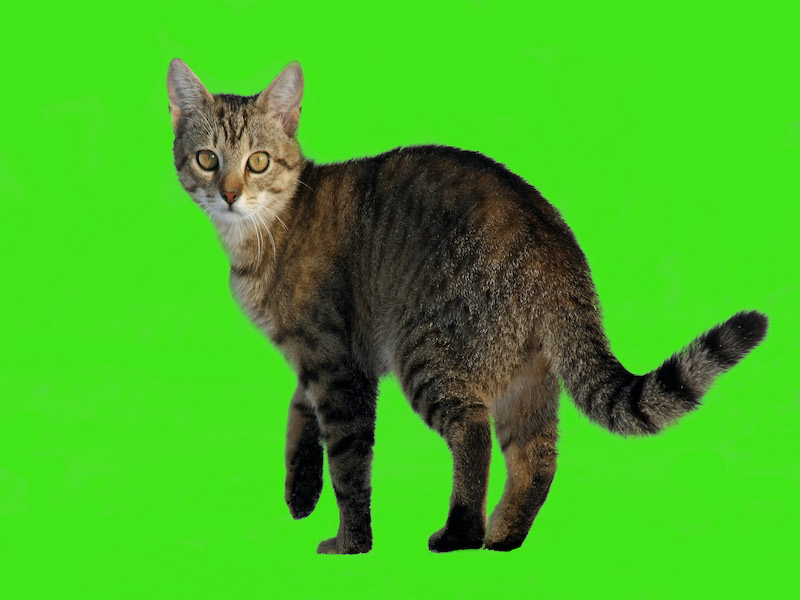
#> input picture Week 8/cse110_images/cat.jpg, 800 x 600 px
$ python w8_images.py
#> lines starting #> are read from the running program, lines starting #| are printed output that depends on the picture; pictures that were not available may be replaced by others from this repository, and a replacement may not be noted
"""
File:       images.py
Author:     Sergio Gomez
Project:    07 & 08 Prove: Assignment Milestone
Purpose:    This program takes a selected image with a green background
            and inserts it over another selected image
"""
# Import the library we will need
from PIL import Image

# Set colors styles for text
yellow = chr(27)+'[1;33m'
white = chr(27)+'[0;37m'
green = chr(27)+'[0;32m'
red = chr(27)+'[0;31m'
bold = chr(27)+'[1;37m'
normal = chr(27)+'[0;37m'

# Define a list for the first menu items (images with green background)
green_image_menu = ['Boat', 'Cactus', 'Cat', 'Small Cat', 'Harvester', 'Hiker', 'Penguin', 'Space Shuttle']

# Define a list with the names of the files as they appear in the directory. The order is the same as the list of items in the first menu
green_image_jpg = ['boat.jpg', 'cactus.jpg', 'cat.jpg', 'cat_small.jpg', 'harvester.jpg', 'hiker.jpg', 'penguin.jpg', 'spaceshuttle.jpg']

# Define a list for the second menu items (background images)
backg_image_menu = ['Beach', 'Desert', 'Earth', 'Field', 'Forest', 'Snowscape', 'Sunset']

# Define a list with the names of the files as they appear in the directory. The order is the same as the list of items in the second menu
backg_image_jpg = ['beach.jpg', 'desert.jpg', 'earth.jpg', 'field.jpg', 'forest.jpg', 'snowscape.jpg', 'sunset.jpg']

# Define a list with the options of the menu program
task_options = ['Merge both images', 'Insert the first image over the second by selecting the place', 'Play with colors']

# Define a list with the options of corners
corner_options = ['Top-Left', 'Top-Right', 'Bottom-Left', 'Bottom-Right']

# Define a list of possible colors for the combined image
colors_options = ['Grey', 'More Red', 'More Green', 'More Blue', 'More Yellow']

# ----------------------------------------------------------------------------- intro()
# Displays the welcome screen and instructions.
# Uses bold, normal, yellow and white variables to decorate the text.
def intro():
    print()
    print('        |   ' + bold + 'Instructions' + normal)
    print(yellow + ' Play   ' + white + '|   Select an image with a green background from the menu. Then select')
    print(yellow + ' with   ' + white + '|   a background image where you want to insert the first image.')
    print(yellow + 'Images  ' + white + '|   Finally select the operation.')
    print('        |   Have fun!')

# ----------------------------------------------------------------------------- show_menu_items()
# Displays the items for the first menu that contains the background images.
# Uses green, white, yellow and red variables to decorate the text.
# Receives a string for the title and a list for the items of the menu
def show_menu_items(title, menu_items):
#> called with title = 'Images with Green Background'
    print()
    print(green + title + white)
    for i in range(len(menu_items)):
        print(yellow + f'{i + 1}' + white + '. ' + menu_items[i])
    print()

# ----------------------------------------------------------------------------- select_menu_item()
# Allows the user to select a menu item. Verify that what is entered is correct.
# It receives a list of the menu items and returns the response in the user_choise variable.
def select_menu_item(menu_items):
    correct = False
    while not correct:
        user_choise = int(input('Please, enter your choise '))
        if user_choise < 1 or user_choise > len(menu_items):
            print(red + '> Select an option between 1 and ' + str(len(menu_items)) + white)
        else:
            correct = True
#> this loop made 1 pass; the answer given on pass 1: 3
    return(user_choise)

# ----------------------------------------------------------------------------- start()
# This is the main function of the program
def start():
    # Show the first menu to select the image with green background
    title = 'Images with Green Background'
    show_menu_items(title, green_image_menu)
    user_image = select_menu_item(green_image_menu)

    # Show the second menu to select the backgroubd image
    title = 'Background Images'
    show_menu_items(title, backg_image_menu)
    user_backg = select_menu_item(backg_image_menu)
#> the loop in select_menu_item (call 2), `while not correct:` made 1 pass; the answer given on pass 1: 3

    # Show the third menu to select a task to perform with the images
    title = 'Operations with Images'
    show_menu_items(title, task_options)
    user_task = select_menu_item(task_options)

    # Open, load and get the image size for the green background image
    green_image = green_image_jpg[user_image - 1]
    image1 = Image.open(green_image)
#> image1 is the input picture: PIL image 800x600 RGB; mean R, G, B 68, 182.9, 32.4
    width1, height1 = image1.size
#> width1 = 800; height1 = 600
    pixels1 = image1.load()

    # Open, load and get the image size for the background image
    backg_image = backg_image_jpg[user_backg - 1]
    image2 = Image.open(backg_image)
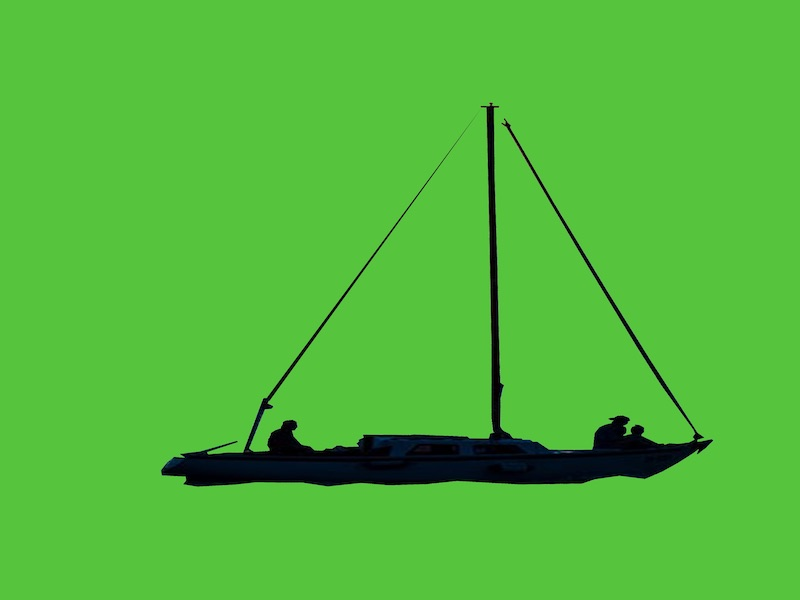
#> input picture Week 8/cse110_images/boat.jpg, 800 x 600 px, given in place of earth.jpg, which was not available
#> image2 is the input picture: PIL image 800x600 RGB; mean R, G, B 81.8, 185.9, 58.9
    width2, height2 = image2.size
#> width2 = 800; height2 = 600
    pixels2 = image2.load()

    # Create a new image with the same size of the first image and green background
    image_combined = Image.new('RGB', image1.size, color = (99,191,99))
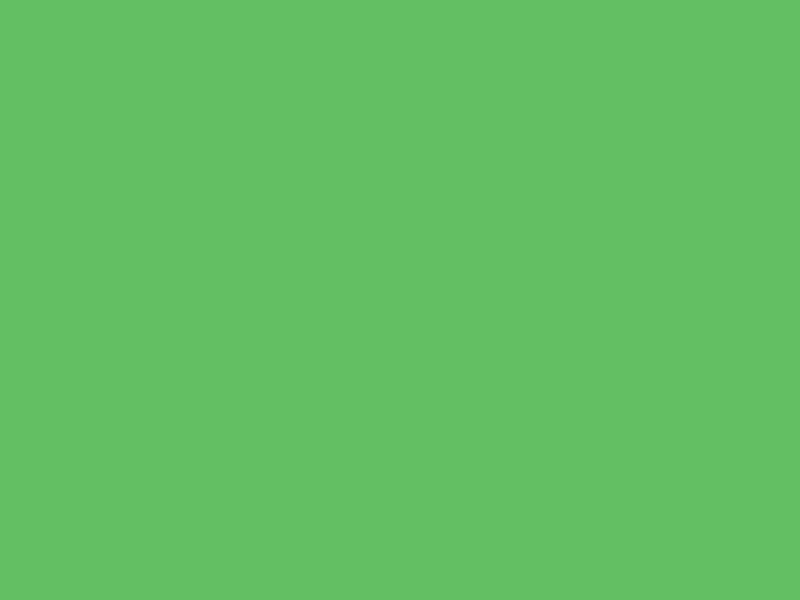
#> image_combined: PIL image 800x600 RGB; mean R, G, B 99, 191, 99
    width, height = image_combined.size
#> width = 800; height = 600
    pixels_combined = image_combined.load()

    if user_task == 1:   # ---------------------------------------------------- Choice #1 - Just combine both images
        # Step 1: Create a new image and insert the first image over the second
        for x in range(0, width1):
            for y in range(0, height1):
                r, g, b = pixels1[x, y]
                if r < 100 and g > 190 and b < 100:
                    pixels_combined[x, y] = pixels2[x, y]
                else:
                    pixels_combined[x, y] = pixels1[x, y]

        # Step 2: Save & show the result
        image_combined.save('result.jpg')
        image_combined.show()

    elif user_task == 2: # ---------------------------------------------------- Choice #2 - Select where to put the image

        # Setp 1: Ask the user in which corner they want to put the image
        title = 'Select in which corner you want to put the image'
        show_menu_items(title, corner_options)
        user_corner = select_menu_item(corner_options)

        # Setp 2: Set the starting margins for finding the figure
        left = width1
        right = 0
        top = height1
        bottom = 0

        # Step 3: Find the edges of the figure in the green background image
        for x in range(0, width1):
            for y in range(0, height1):
                (r, g, b) = pixels1[x, y]
                if  not (r < 100 and g > 190 and b < 100):       # If the pixel is not green it means that it found the figure
                    if x < left : left = x                      # If the value of x is less than left, then update left successively until the end
                    if x > right : right = x                    # Same concept as above for x
                    if y < top : top = y                        # Same concept as above for y
                    if y > bottom : bottom = y                  # Same concept as above for y

        # Step 4: Copy from image1 the rectangle of the figure into the combined image
        for x in range(left, right):
            for y in range(top, bottom):
                r, g, b = pixels1[x, y]
                if user_corner == 1:
                    pixels_combined[x - left, y - top] = (r, g, b)
                elif user_corner == 2:
                    pixels_combined[x + (width1 - right), y - top] = (r, g, b)
                elif user_corner == 3:
                    pixels_combined[x - left, y + (height1 - bottom)] = (r, g, b)
                else:
                    pixels_combined[x + (width1 - right), y + (height1 - bottom)] = (r, g, b)

        # Step 5: Merge the new image with the background
        for x in range(0, width2):
            for y in range(0, height2):
                r, g, b = pixels_combined[x, y]
                if r < 100 and g > 190 and b < 100:
                    pixels_combined[x, y] = pixels2[x, y]

        # Step 6: Save & show the result
        image_combined.save('result.jpg')
        image_combined.show()

    else: # ------------------------------------------------------------------- Choice #3 - Play with colors
        # Merge both images and show the result in greyscale

         # Setp 1: Ask the user to select the final color of the result
        title = 'Select the color of your preference'
        show_menu_items(title, colors_options)
        user_color = select_menu_item(colors_options)

        # Step 2: Examine the image with a green background.
        # If the pixel is green, copy the corresponding pixel from the background image into the new image,
        # otherwise, copy the corresponding pixel from the image with a green background into the new image.
        for x in range(0, width1):
            for y in range(0, height1):
                r, g, b = pixels1[x, y]
                if r < 100 and g > 190 and b < 100:
                    pixels_combined[x, y] = pixels2[x, y]
                else:
                    pixels_combined[x, y] = pixels1[x, y]

        # Step 3: Convert the new image to the color selected
        if user_color == 1:     # --------------------------------------------- Grey
            # Use de 'convert' function from the library to convert to greyscale with the parameter L
            image_combined = image_combined.convert('L')

        elif user_color == 2:   # --------------------------------------------- More red
            for x in range(0, width1):
                for y in range(0, height1):
                    r, g, b = pixels_combined[x, y]
                    pixels_combined[x, y] = (255, g, b)

        elif user_color == 3:   # --------------------------------------------- More green
            for x in range(0, width1):
                for y in range(0, height1):
                    r, g, b = pixels_combined[x, y]
                    pixels_combined[x, y] = (r, 255, b)
        elif user_color == 4:   # --------------------------------------------- More blue
            for x in range(0, width1):
                for y in range(0, height1):
                    r, g, b = pixels_combined[x, y]
                    pixels_combined[x, y] = (r, g, 255)
        else:                   # --------------------------------------------- More yellow
            for x in range(0, width1):
                for y in range(0, height1):
                    r, g, b = pixels_combined[x, y]
                    pixels_combined[x, y] = (255, 255, b)

        # Step 4: Save & show the result
        image_combined.save('result.jpg')
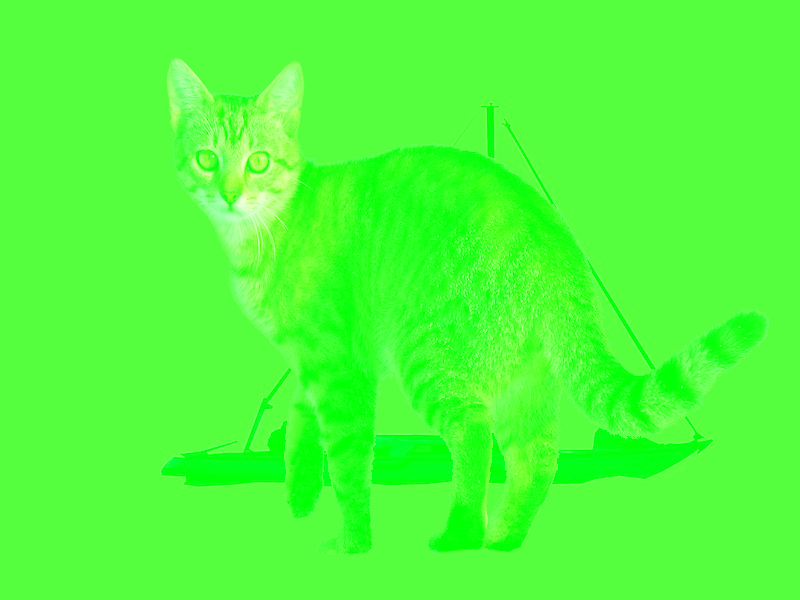
#> saved as result.jpg: PIL image 800x600 RGB; mean R, G, B 78.6, 255, 56.3
        image_combined.show()

    play_again()

# Ask the user if they want to try other images
def play_again():
    for i in range(5):
        print()
    correct = False
    while not correct:
        answer = input('Would you like to try again with other images? (Y or N) ').lower()
#> the answer given: boat.jpg
        if answer == 'y':
            # if player typed "y" start the game from the beginning
            correct = True
            start()
        elif answer == 'n':
            # if user types "n", exit() the program
            print('\nThanks for playing with us. We hope to see you again.')
            print()
            exit()
        else:
            print('I do not understand. Your possible options are Y or N')

# ----------------------------------------------------------------------------- START THE APP
intro()
#> (the run stopped early here; a loop or call above may not have finished)
